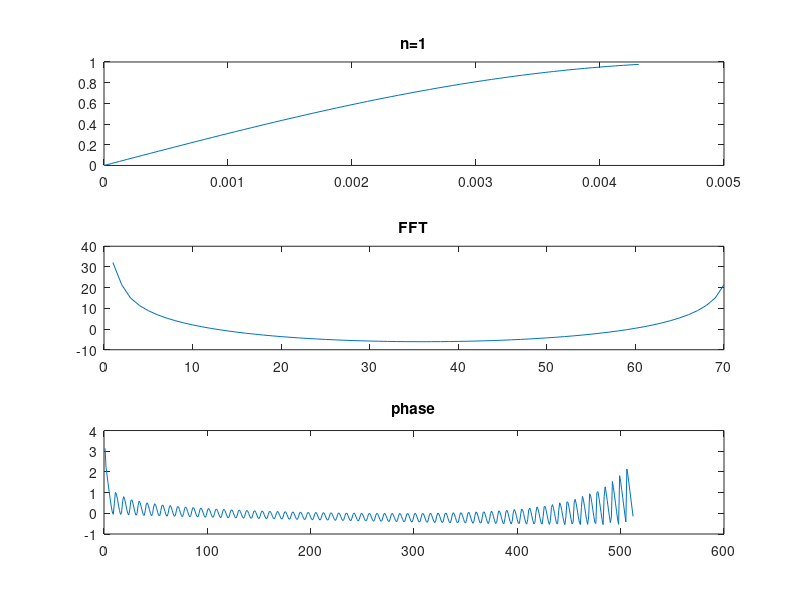

MATLAB code to generate this figure:
fs = 16000;
f = 50;

n=0:1/fs:.01;
y = sin(2*pi*f*n);
    
for i = 20:10:71 
    x = y(1:i);
    X = fft(x);
    
    disp(i)
    subplot(3,1,1)
    plot(n(1:i),x)
    title(strcat('n=',num2str(length(i))))
    
    subplot(3,1,2)
    plot(20*log10(abs(X)))
    title('FFT')
    
    subplot(3,1,3)
    plot(phasez(X))
    title('phase')
    pause()
end

